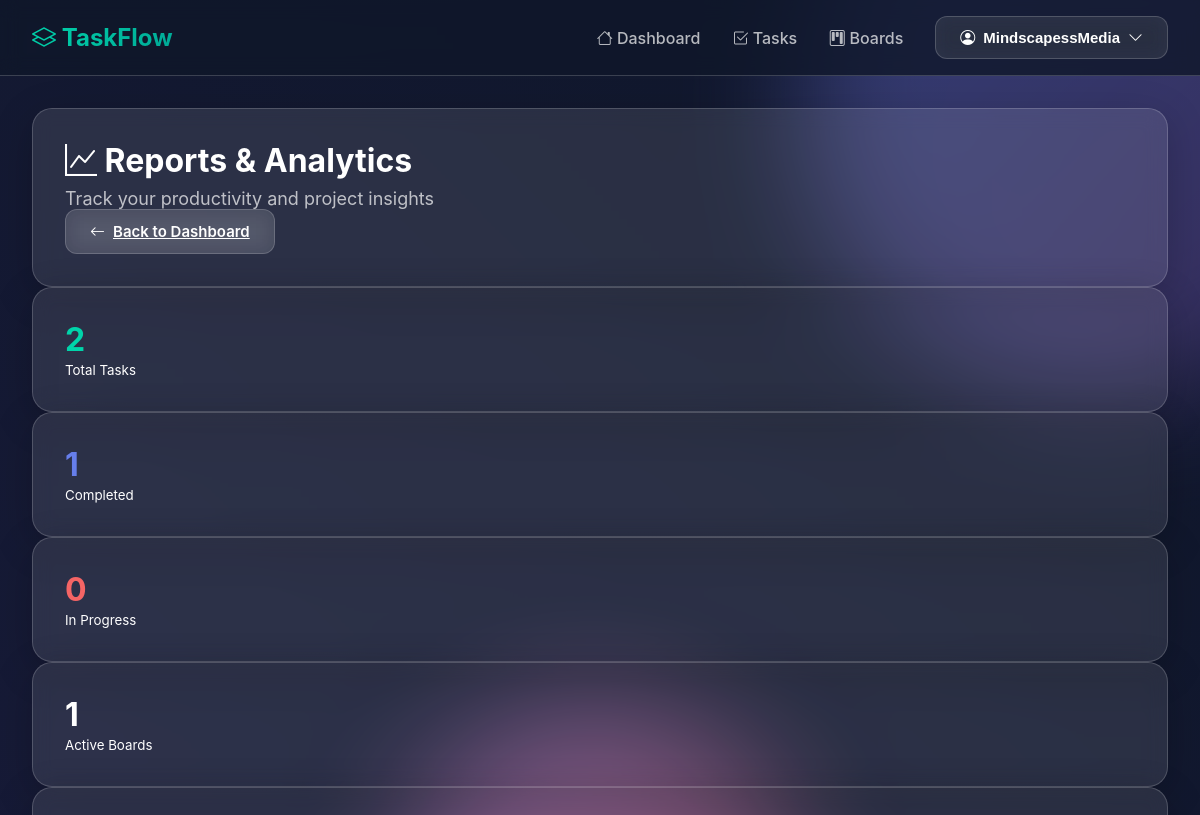
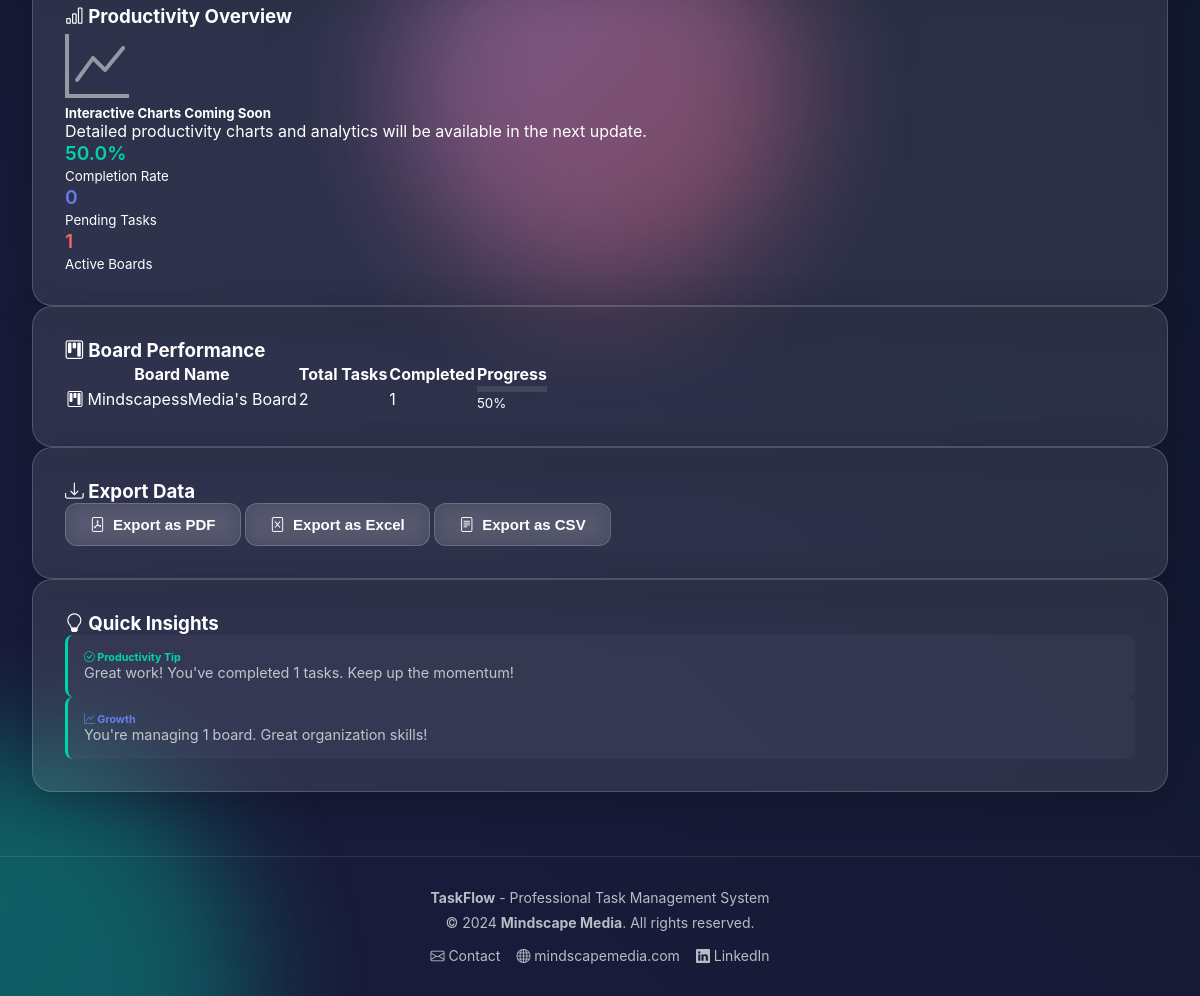
The page /reports (signed in) on the database its author committed (2 pictures, top to bottom).
### app/models/user.py (models this page shows, shortened)
class User(UserMixin, db.Model):
    __tablename__ = 'users'
    id = db.Column(db.Integer, primary_key=True)
    username = db.Column(db.String(80), unique=True, nullable=False, index=True)
    email = db.Column(db.String(120), unique=True, nullable=False, index=True)
    password_hash = db.Column(db.String(255), nullable=False)
    is_admin = db.Column(db.Boolean, default=False, nullable=False)
    created_at = db.Column(db.DateTime, default=datetime.utcnow)
    tasks = db.relationship('Task', backref='user', lazy='dynamic', cascade='all, delete-orphan')
    owned_boards = db.relationship('Board', backref='owner', lazy='dynamic', cascade='all, delete-orphan')
    board_access = db.relationship('BoardAccess', foreign_keys='BoardAccess.user_id', backref='user', lazy='dynamic', cascade='all, delete-orphan')

### app/models/board.py (models this page shows, shortened)
class Board(db.Model):
    __tablename__ = 'boards'
    id = db.Column(db.Integer, primary_key=True)
    name = db.Column(db.String(100), nullable=False)
    description = db.Column(db.Text)
    owner_id = db.Column(db.Integer, db.ForeignKey('users.id'), nullable=False)
    is_active = db.Column(db.Boolean, default=True, nullable=False)
    created_at = db.Column(db.DateTime, default=datetime.utcnow)
    updated_at = db.Column(db.DateTime, default=datetime.utcnow, onupdate=datetime.utcnow)
    tasks = db.relationship('Task', backref='board', lazy='dynamic', cascade='all, delete-orphan')
    board_access = db.relationship('BoardAccess', backref='board', lazy='dynamic', cascade='all, delete-orphan')

### app/blueprints/main.py (the view)
@main_bp.route('/reports')
@login_required
def reports():
    user_boards = Board.query.filter(
        or_(
            Board.owner_id == current_user.id,
            Board.id.in_(
                db.session.query(BoardAccess.board_id)
                .filter_by(user_id=current_user.id)
            )
        )
    ).filter_by(is_active=True).all()
    board_ids = [board.id for board in user_boards]
    user_tasks = Task.query.filter(
        or_(
            Task.user_id == current_user.id,
            Task.board_id.in_(board_ids)
        )
    )
    stats = {
        'total_tasks': user_tasks.count(),
        'completed_tasks': user_tasks.filter_by(status='completed').count(),
        'pending_tasks': user_tasks.filter_by(status='pending').count(),
        'in_progress_tasks': user_tasks.filter_by(status='in_progress').count(),
        'total_boards': len(user_boards)
    }
    return render_template('reports.html', stats=stats, user_boards=user_boards)

### app/templates/reports.html (shortened to what this page needs)
{% extends "glass_base.html" %}
{% block content %}
<div class="dashboard-container">
    <div class="glass-card mb-4">
        <div class="d-flex justify-content-between align-items-center">
            <div>
                <h1 style="font-size: 2rem; margin-bottom: 0.5rem;">
                    <i class="bi bi-graph-up text-primary"></i> Reports & Analytics
                </h1>
                <p style="color: var(--text-secondary); font-size: 1.125rem;">
                    Track your productivity and project insights
                </p>
            </div>
            <div>
                <a href="{{ url_for('main.dashboard') }}" class="btn btn-glass">
                    <i class="bi bi-arrow-left"></i> Back to Dashboard
                </a>
            </div>
        </div>
    </div>
    <div class="row mb-4">
        <div class="col-md-3">
            <div class="glass-card text-center">
                <div style="font-size: 2rem; font-weight: 700; color: var(--primary-color);">
                    {{ stats.total_tasks }}
                </div>
                <small class="text-muted">Total Tasks</small>
            </div>
        </div>
        <div class="col-md-3">
            <div class="glass-card text-center">
                <div style="font-size: 2rem; font-weight: 700; color: var(--secondary-color);">
                    {{ stats.completed_tasks }}
                </div>
                <small class="text-muted">Completed</small>
            </div>
        </div>
        <div class="col-md-3">
            <div class="glass-card text-center">
                <div style="font-size: 2rem; font-weight: 700; color: var(--accent-color);">
                    {{ stats.in_progress_tasks }}
                </div>
                <small class="text-muted">In Progress</small>
            </div>
        </div>
        <div class="col-md-3">
            <div class="glass-card text-center">
                <div style="font-size: 2rem; font-weight: 700; color: var(--text-primary);">
                    {{ stats.total_boards }}
                </div>
                <small class="text-muted">Active Boards</small>
            </div>
        </div>
    </div>
    <div class="row">
        <div class="col-lg-8">
            <div class="glass-card mb-4">
                <h3 class="mb-3">
                    <i class="bi bi-bar-chart"></i> Productivity Overview
                </h3>
                <div class="text-center py-5">
                    <i class="bi bi-graph-up" style="font-size: 4rem; color: var(--text-muted);"></i>
                    <h5 class="mt-3">Interactive Charts Coming Soon</h5>
                    <p class="text-muted">
                        Detailed productivity charts and analytics will be available in the next update.
                    </p>
                    <div class="row mt-4">
                        <div class="col-md-4">
                            <div class="text-center">
                                <div style="font-size: 1.2rem; font-weight: 600; color: var(--primary-color);">
                                    {% if stats.total_tasks > 0 %}
                                        {{ "%.1f"|format((stats.completed_tasks / stats.total_tasks) * 100) }}%
                                    {% else %}
                                        0%
                                    {% endif %}
                                </div>
                                <small class="text-muted">Completion Rate</small>
                            </div>
                        </div>
                        <div class="col-md-4">
                            <div class="text-center">
                                <div style="font-size: 1.2rem; font-weight: 600; color: var(--secondary-color);">
                                    {{ stats.pending_tasks }}
                                </div>
                                <small class="text-muted">Pending Tasks</small>
                            </div>
                        </div>
                        <div class="col-md-4">
                            <div class="text-center">
                                <div style="font-size: 1.2rem; font-weight: 600; color: var(--accent-color);">
                                    {{ user_boards|length }}
                                </div>
                                <small class="text-muted">Active Boards</small>
                            </div>
                        </div>
                    </div>
                </div>
            </div>
            <div class="glass-card">
                <h3 class="mb-3">
                    <i class="bi bi-kanban"></i> Board Performance
                </h3>
                {% if user_boards %}
                    <div class="table-responsive">
                        <table class="table table-dark table-hover">
                            <thead>
                                <tr>
                                    <th>Board Name</th>
                                    <th>Total Tasks</th>
                                    <th>Completed</th>
                                    <th>Progress</th>
                                </tr>
                            </thead>
                            <tbody>
                                {% for board in user_boards %}
                                <tr>
                                    <td>
                                        <div class="d-flex align-items-center">
                                            <i class="bi bi-kanban me-2"></i>
                                            {{ board.name }}
                                        </div>
                                    </td>
                                    <td>{{ board.tasks.count() }}</td>
                                    <td>{{ board.tasks.filter_by(status='completed').count() }}</td>
                                    <td>
                                        {% set total = board.tasks.count() %}
                                        {% set completed = board.tasks.filter_by(status='completed').count() %}
                                        {% set progress = (completed / total * 100) if total > 0 else 0 %}
                                        <div class="progress" style="height: 6px;">
                                        </div>
                                        <small class="text-muted">{{ "%.0f"|format(progress) }}%</small>
                                    </td>
                                </tr>
                                {% endfor %}
                            </tbody>
                        </table>
                    </div>
                {% else %}
                    <div class="text-center py-4">
                        <i class="bi bi-kanban" style="font-size: 2rem; color: var(--text-muted);"></i>
                        <p class="text-muted mt-2">No boards to analyze</p>
                    </div>
                {% endif %}
            </div>
        </div>
        <div class="col-lg-4">
            <div class="glass-card mb-4">
                <h3 class="mb-3">
                    <i class="bi bi-download"></i> Export Data
                </h3>
                <div class="d-flex flex-column gap-2">
                    <button class="btn btn-glass" onclick="showComingSoon()">
                        <i class="bi bi-file-pdf"></i> Export as PDF
                    </button>
                    <button class="btn btn-glass" onclick="showComingSoon()">
                        <i class="bi bi-file-excel"></i> Export as Excel
                    </button>
                    <button class="btn btn-glass" onclick="showComingSoon()">
                        <i class="bi bi-file-text"></i> Export as CSV
                    </button>
                </div>
            </div>
            <div class="glass-card">
                <h3 class="mb-3">
                    <i class="bi bi-lightbulb"></i> Quick Insights
                </h3>
                <div class="insight-item mb-3">
                    <h6 style="color: var(--primary-color);">
                        <i class="bi bi-check-circle"></i> Productivity Tip
                    </h6>
                    <p style="font-size: 0.9rem; color: var(--text-secondary);">
                        {% if stats.completed_tasks > 0 %}
                            Great work! You've completed {{ stats.completed_tasks }} tasks.
                            Keep up the momentum!
                        {% else %}
                            Start completing tasks to see your productivity insights here.
                        {% endif %}
                    </p>
                </div>
                <div class="insight-item">
                    <h6 style="color: var(--secondary-color);">
                        <i class="bi bi-graph-up"></i> Growth
                    </h6>
                    <p style="font-size: 0.9rem; color: var(--text-secondary);">
                        You're managing {{ stats.total_boards }} board{{ 's' if stats.total_boards != 1 else '' }}.
                        Great organization skills!
                    </p>
                </div>
            </div>
        </div>
    </div>
</div>
{% endblock %}

### app/templates/glass_base.html (shortened to what this page needs)
<!DOCTYPE html>
<html lang="en">
<head>
    <link rel="stylesheet" href="https://cdn.jsdelivr.net/npm/bootstrap-icons@1.11.0/font/bootstrap-icons.css">
    <link rel="stylesheet" href="{{ url_for('static', filename='css/glassmorphism.css') }}">
</head>
<body>
    <div class="bg-gradient-orbs">
        <div class="orb orb-1"></div>
        <div class="orb orb-2"></div>
        <div class="orb orb-3"></div>
    </div>
    <nav class="glass-nav">
        <div class="nav-container">
            <a href="{{ url_for('main.dashboard') }}" class="nav-brand">
                <i class="bi bi-layers"></i> TaskFlow
            </a>
            <div class="nav-menu">
                {% if current_user.is_authenticated %}
                    <a href="{{ url_for('main.dashboard') }}" class="nav-link {% if request.endpoint == 'main.dashboard' %}active{% endif %}">
                        <i class="bi bi-house"></i> Dashboard
                    </a>
                    <a href="{{ url_for('tasks.list_tasks') }}" class="nav-link {% if 'tasks' in request.endpoint %}active{% endif %}">
                        <i class="bi bi-check2-square"></i> Tasks
                    </a>
                    <a href="{{ url_for('main.boards') }}" class="nav-link {% if 'boards' in request.endpoint %}active{% endif %}">
                        <i class="bi bi-kanban"></i> Boards
                    </a>
                    <div class="user-menu">
                        <button class="btn btn-glass" onclick="toggleUserDropdown()">
                            <i class="bi bi-person-circle"></i>
                            {{ current_user.username }}
                            <i class="bi bi-chevron-down"></i>
                        </button>
                    </div>
                {% endif %}
            </div>
        </div>
    </nav>
    {% block content %}{% endblock %}
    <footer style="margin-top: 4rem; padding: 2rem 0; border-top: 1px solid rgba(255, 255, 255, 0.1);">
        <div style="text-align: center; color: var(--text-secondary); font-size: 0.875rem;">
            <p style="margin-bottom: 0.5rem;">
                <strong>TaskFlow</strong> - Professional Task Management System
            </p>
            <p style="margin-bottom: 0.5rem;">
                © 2024 <strong>Mindscape Media</strong>. All rights reserved.
            </p>
            <div style="display: flex; gap: 1rem; justify-content: center; margin-top: 1rem;">
                <a href="#" style="color: var(--text-secondary); text-decoration: none;">
                    <i class="bi bi-envelope"></i> Contact
                </a>
                <a href="#" style="color: var(--text-secondary); text-decoration: none;">
                    <i class="bi bi-globe"></i> mindscapemedia.com
                </a>
                <a href="#" style="color: var(--text-secondary); text-decoration: none;">
                    <i class="bi bi-linkedin"></i> LinkedIn
                </a>
            </div>
        </div>
    </footer>
</body>
</html>

### rows shown on the page
User: username "MindscapessMedia"
Board: name "MindscapessMedia's Board", tasks.count "2", tasks.filter_by "1", progress "50"

### other values the page prints
{{ stats.total_tasks }} "2"
{{ stats.completed_tasks }} "1"
{{ stats.in_progress_tasks }} "0"
{{ stats.total_boards }} "1"
{{ "%.1f"|format((stats.completed_tasks / stats.total_tasks) * 100) }} "50.0"
{{ stats.pending_tasks }} "0"
{{ user_boards|length }} "1"
